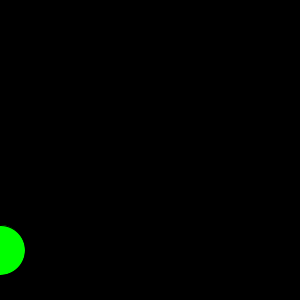
Frame 1 (no input)
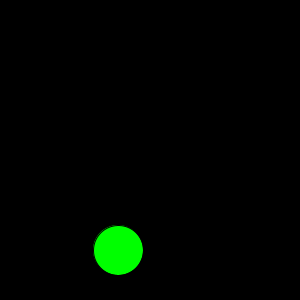
Frame 60 (the mouse pressed at the canvas centre just before this capture)
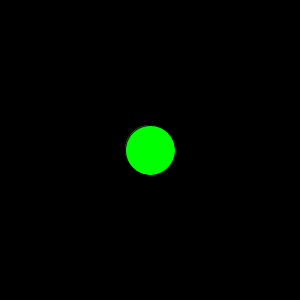
Frame 120 (the mouse held since frame 60 and released just before this capture)

The Processing sketch that drew these frames (run headless with seeded random() and noise(); from frame 60 on, the mouse is pressed at the canvas centre):

// Processing sketch: ex16_extend_03_b
// ── ex16_extend_03_b.pde
// 본문 코드: 원 좌우 반사

Circle c;

void setup() {
  size(300, 300);
  c = new Circle();
  c.c = 0;
  c.x = 0;
  c.y = 250;
  c.d = 50;
  c.velocity = 2;
}

void draw() {
  background(0);
  c.display();
  c.move();
  if (mousePressed) {
    c.x = mouseX;
    c.y = mouseY;
  }
}

// 클래스 코드

class Circle {
  float c, x, y, d, velocity;

  Circle() {
    c = 255;
    x = width/2;
    y = height/2;
    d = 30;
    velocity = 1;
  }

  void display() {
    fill(c, 255, 0);
    ellipse(x, y, d, d);
  }

  void move() {
    x += velocity;
    if (x < 0 || x > width) {
      velocity *= -1;
    }
  }
}
